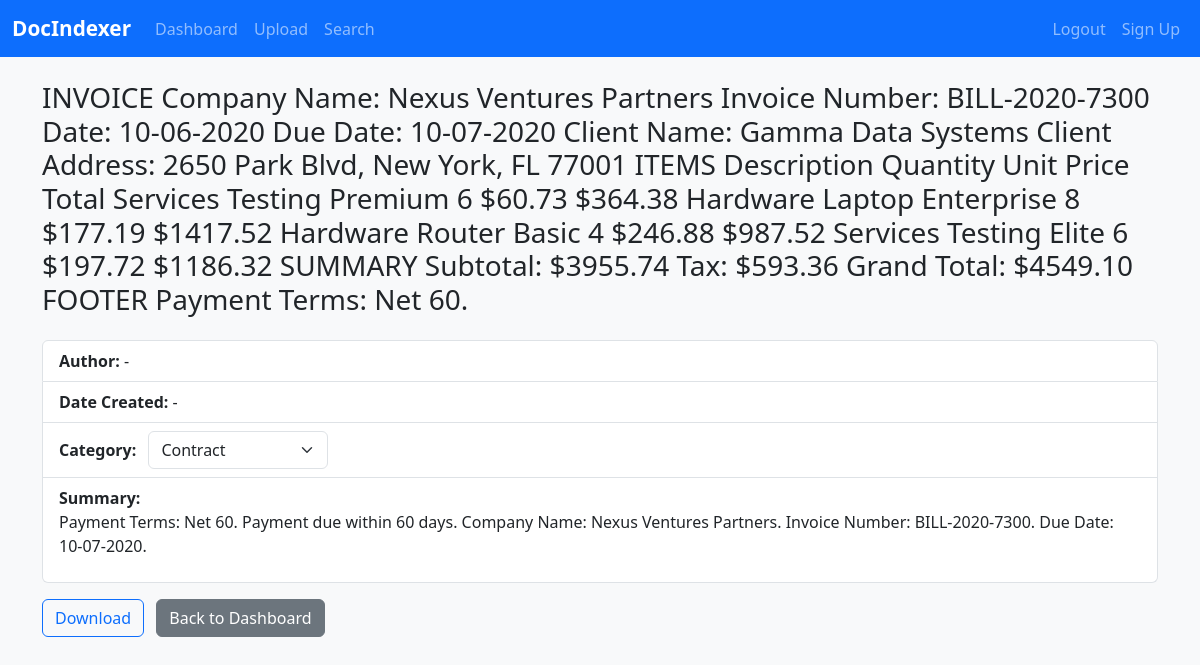
Page /document/18 (signed in) on the committed database.
### tables this page shows
CREATE TABLE documents (
            id INTEGER PRIMARY KEY AUTOINCREMENT,
            filename TEXT NOT NULL,
            original_filename TEXT NOT NULL,
            file_path TEXT NOT NULL,
            file_type TEXT NOT NULL,
            upload_date DATETIME NOT NULL,
            uploaded_by INTEGER NOT NULL,
            category TEXT,
            title TEXT,
            author TEXT,
            date_created TEXT,
            summary TEXT,
            FOREIGN KEY(uploaded_by) REFERENCES users(id)
        );

### app.py (the view)
    @app.route('/document/<int:document_id>')
    @login_required
    def document(document_id):
        user_role = session.get('role', '').lower()
        allowed_categories = ROLE_TO_CATEGORIES.get(user_role)
        conn = database.get_db_connection()
        cursor = conn.cursor()
        cursor.execute('SELECT * FROM documents WHERE id = ?', (document_id,))
        doc = cursor.fetchone()
        if not doc:
            conn.close()
            abort(404)
        if user_role != 'admin':
            if allowed_categories is None or doc['category'] not in allowed_categories:
                conn.close()
                abort(403)
        conn.close()
        return render_template('document.html', document=doc, role=user_role)

### app.py (called while the page is built)
def login_required(f):
    @wraps(f)
    def decorated_function(*args, **kwargs):
        if 'user_id' not in session:
            return redirect(url_for('login'))
        return f(*args, **kwargs)
    return decorated_function

### modules/database.py (called while the page is built)
def get_db_connection():
    instance_dir = os.path.dirname(DB_PATH)
    if not os.path.exists(instance_dir):
        os.makedirs(instance_dir)
    conn = sqlite3.connect(DB_PATH, timeout=10, check_same_thread=False)
    conn.row_factory = sqlite3.Row
    return conn

### templates/document.html (shortened to what this page needs)
{% extends "base.html" %}
{% block content %}
<h3>{{ document['title'] or document['filename'] }}</h3>
<ul class="list-group mb-3">
    <li class="list-group-item"><strong>Author:</strong> {{ document['author'] or '-' }}</li>
    <li class="list-group-item"><strong>Date Created:</strong> {{ document['date_created'] or '-' }}</li>
    <li class="list-group-item">
        <strong>Category:</strong>
        <form method="POST" action="{{ url_for('update_category', document_id=document['id']) }}" class="d-inline-block ms-2">
            <select name="category" class="form-select d-inline-block w-auto" onchange="this.form.submit()">
                {% if role == 'admin' %}
                    <option value="Contract" {% if document['category'] == 'Contract' %}selected{% endif %}>Contract</option>
                {% elif role == 'hr' %}
                    <option value="Resume" {% if document['category'] == 'Resume' %}selected{% endif %}>Resume</option>
                    <option value="Job_Description" {% if document['category'] == 'Job_Description' %}selected{% endif %}>Job Description</option>
                {% else %}
                    <option value="{{ document['category'] }}" selected>{{ document['category'] }}</option>
                {% endif %}
            </select>
        </form>
    </li>
    <li class="list-group-item"><strong>Summary:</strong> <p>{{ document['summary'] or '-' }}</p></li>
</ul>
<a href="{{ url_for('static', filename='../' + document['file_path'].replace('\\', '/')) }}" download class="btn btn-outline-primary">Download</a>
<a href="{{ url_for('dashboard') }}" class="btn btn-secondary ms-2">Back to Dashboard</a>
{% endblock %}

### static/css/style.css (style rules this page uses)
body { background-color: #f8f9fa; }
h3 { margin-bottom: 1.5rem; }

### rows in the picture
documents: title "INVOICE Company Name: Nexus Ventures Partners Invoice Number: BILL-2020-7300 Date: 10-06-2020 Due Date: 10-07-2020 Client Name: Gamma Data Systems Client Address: 2650 Park Blvd, New York, FL 77001 ITEMS Description Quantity Unit Price Total Services Testing Premium 6 $60.73 $364.38 Hardware Laptop Enterprise 8 $177.19 $1417.52 Hardware Router Basic 4 $246.88 $987.52 Services Testing Elite 6 $197.72 $1186.32 SUMMARY Subtotal: $3955.74 Tax: $593.36 Grand Total: $4549.10 FOOTER Payment Terms: Net 60.", author "-", date_created "-", category "Contract", summary "Payment Terms: Net 60. Payment due within 60 days. Company Name: Nexus Ventures Partners. Invoice Number: BILL-2020-7300. Due Date: 10-07-2020."
